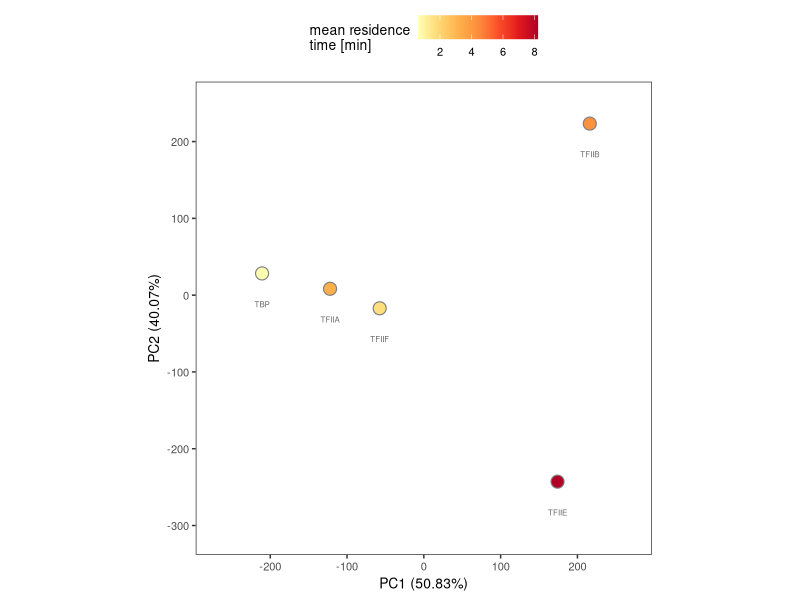

This figure's R source:
rm(list = ls())

library(tidyverse)

# load imputed values
imp = as.matrix(read.csv("data/imputed_missing_values/imputed_residence_times_fastSitesExcluded.csv") %>% 
                  column_to_rownames(var = "X"))

# upload table replace <1 min with a random number between 0-1
# make class labels
resTimes = read.csv("data/residence_times_all.csv") %>% 
  dplyr::select(-peakName) %>% 
  pivot_longer(cols = TBP:TFIIF, names_to = "factorName", values_to = "resTime", values_drop_na = TRUE) %>% 
  distinct()

meanResTime = resTimes %>% 
  mutate(randNum = runif(nrow(resTimes), min=0, max=1)) %>% 
  mutate(resTimesNum = ifelse(resTime == "<1", randNum, as.numeric(resTime))) %>% 
  dplyr::select(factorName, resTimesNum) %>% 
  group_by(factorName) %>% 
  summarise(meanResTime = mean(resTimesNum))

# ======= 1) pca of factors ===========
factorPCA = function(imputedData){
  pca = prcomp(t(imputedData))
  summary(pca)
  variance = round((pca$sdev^2 / sum(pca$sdev^2))*100, digits = 2)
  PCA_out = as.data.frame(pca$x) %>% 
    add_column(variance) %>% 
    rownames_to_column(var = "factorName")
  
  return(PCA_out)
}

# a) plot PCA with imputed observations
plotPCA_factors = factorPCA(imp) %>% 
  inner_join(meanResTime)
p = ggplot(plotPCA_factors, aes(x = PC1, y = PC2, label = factorName, fill = meanResTime, color = meanResTime))
p + geom_point(size=4, shape = 21, stroke = 0.6, color = "grey50") + 
  geom_text(nudge_y = -40, color = "grey40", size = 2) +
  theme_bw() +
  xlab(paste('PC1 (', plotPCA_factors $variance[1],'%)', sep = ""))+
  ylab(paste('PC2 (', plotPCA_factors $variance[2],'%)', sep = "")) +
  coord_fixed() +
  xlim(-270, 270) +
  ylim(-310, 250) +
  theme(panel.background = element_rect(fill = "transparent"), # bg of the panel
        plot.background = element_rect(fill = "transparent", color = NA),
        legend.background = element_rect(fill = "transparent"),
        text = element_text(size=10),
        strip.background=element_rect(colour="black",
                                      fill="white"),
        panel.grid.major = element_blank(), 
        panel.grid.minor = element_blank(), 
        legend.position = "top") +
  scale_fill_distiller(palette = "YlOrRd", direction = 1) +
  guides(fill=guide_colorbar(title=paste("mean residence", "time [min]", sep = "\n"))) 
#ggsave("figures/panels/figS4/PCA_factors_without_fastSites.pdf", width = 6, height = 7, units = "cm")
